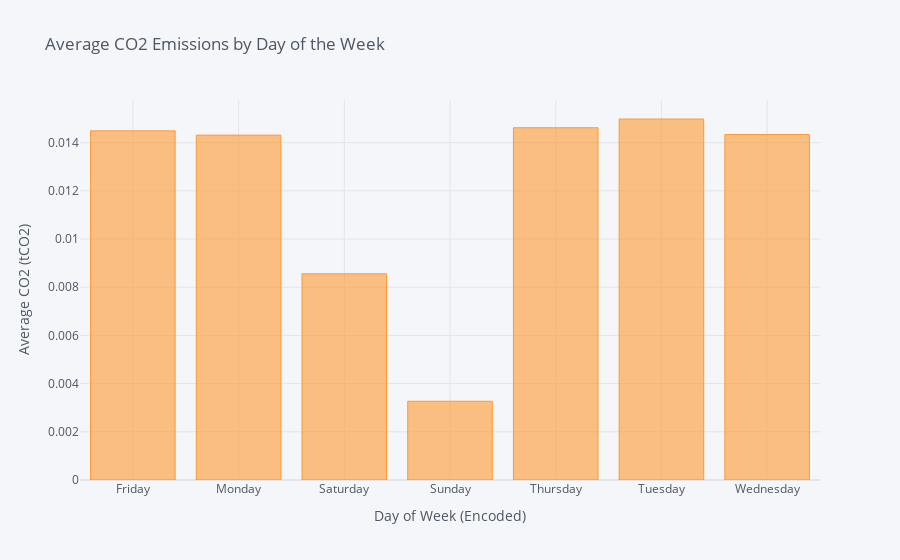

Source (notebook cell):
### Code cell
avg_co2_by_day = df.groupby('Day_of_week')['CO2(tCO2)'].mean()
avg_co2_by_day.iplot(kind='bar', title='Average CO2 Emissions by Day of the Week', xTitle='Day of Week (Encoded)', yTitle='Average CO2 (tCO2)')

### Figure 1 — Plotly figure (JSON) as saved in the notebook; plotly's stock layout.template omitted (floating-point values rounded to 4 significant figures)
{"data": [{"marker": {"color": "rgba(255, 153, 51, 0.6)", "line": {"color": "rgba(255, 153, 51, 1.0)", "width": 1}}, "name": "CO2(tCO2)", "orientation": "v", "text": "", "x": ["Friday", "Monday", "Saturday", "Sunday", "Thursday", "Tuesday", "Wednesday"], "y": [0.01449, 0.01431, 0.008558, 0.003268, 0.01462, 0.01498, 0.01434], "type": "bar"}], "layout": {"legend": {"bgcolor": "#F5F6F9", "font": {"color": "#4D5663"}}, "paper_bgcolor": "#F5F6F9", "plot_bgcolor": "#F5F6F9", "title": {"font": {"color": "#4D5663"}, "text": "Average CO2 Emissions by Day of the Week"}, "xaxis": {"gridcolor": "#E1E5ED", "showgrid": true, "tickfont": {"color": "#4D5663"}, "title": {"font": {"color": "#4D5663"}, "text": "Day of Week (Encoded)"}, "zerolinecolor": "#E1E5ED", "type": "category", "range": [-0.5, 6.5], "autorange": true}, "yaxis": {"gridcolor": "#E1E5ED", "showgrid": true, "tickfont": {"color": "#4D5663"}, "title": {"font": {"color": "#4D5663"}, "text": "Average CO2 (tCO2)"}, "zerolinecolor": "#E1E5ED", "type": "linear", "range": [0, 0.01577], "autorange": true}, "autosize": true}}
